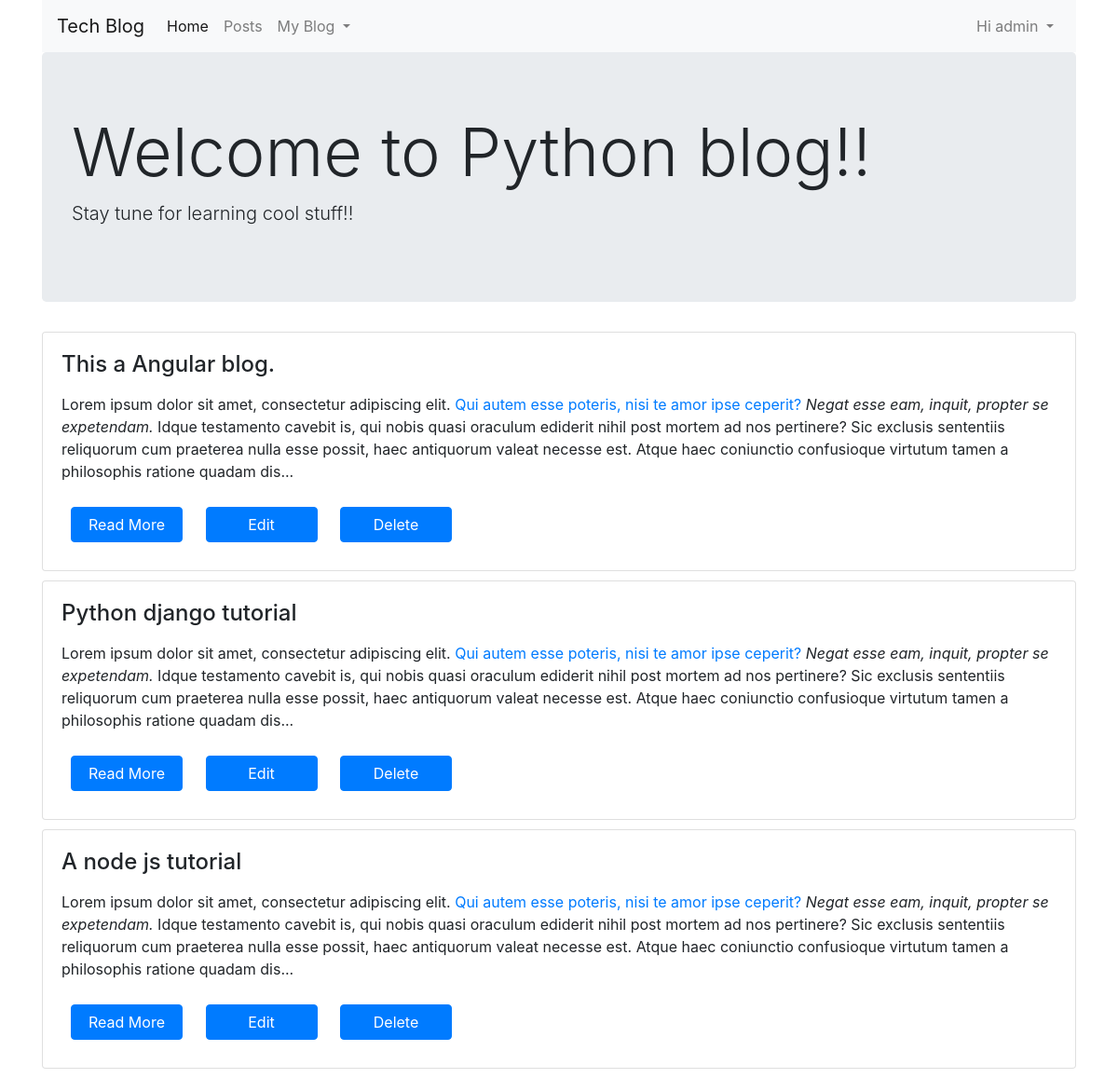
Page /post/my (signed in) on the earlier database version.
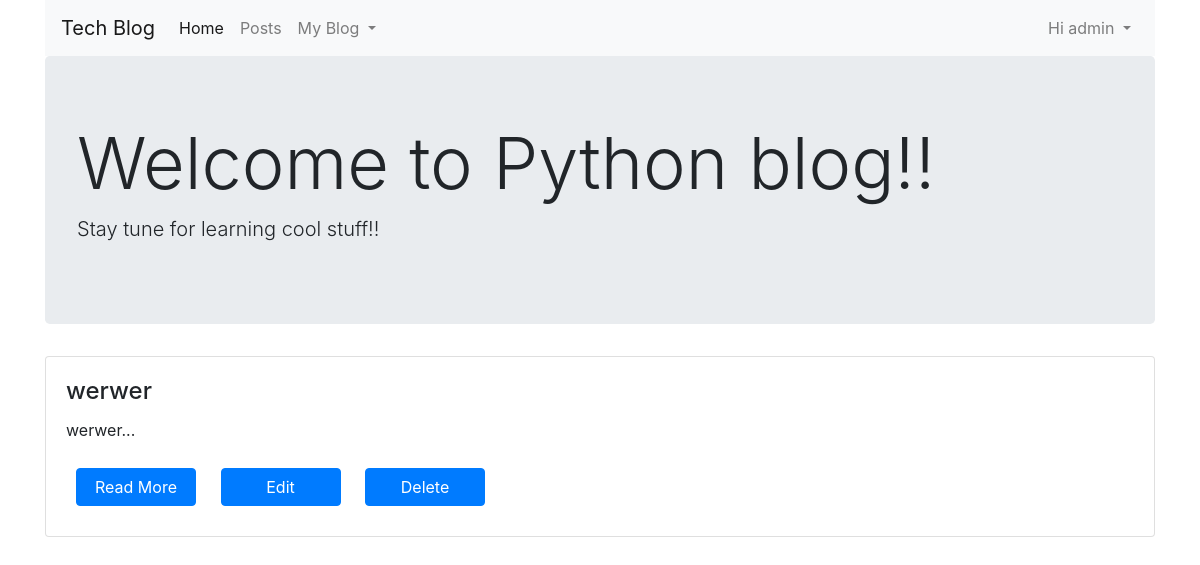
Same page on the later database version.
### blog/models.py (models this page shows, shortened)
class Post(models.Model):
    user = models.ForeignKey("auth.User", on_delete=models.CASCADE, default=1)
    slug = models.SlugField(max_length=300)
    title = models.CharField(max_length=50)
    approvals = models.BooleanField(default=True)
    content = models.TextField()

### blog/views.py (the view)
# urls.py: path('post/my', views.MyPostList.as_view(), name='myposts'),
class MyPostList(generic.ListView):
    template_name = 'blog/myposts.html'
    queryset = Post.objects.all()
    def get_context_data(self, **kwargs):
        context = super().get_context_data(**kwargs)
        context["posts"] = Post.objects.filter(user = self.request.user)
        return context

### templates/blog/myposts.html (shortened to what this page needs)
{% extends 'blog/home.html' %}
{% block block_content %}
{% for post in posts %}
<div class="card" style="margin-top:10px; margin-bottom:10px">
    <div class="card-body">
        <h4 class="card-title">{{post.title}}</h4>
        <p class="card-text">{{post.content|slice:"0:500"|safe}}...</p>
        <a name="" id="" style="width:120px; margin:10px" class="btn btn-primary" href="{%url 'post-detail' post.pk%}" role="button">Read More</a>
        <a name="" id="" style="width:120px; margin:10px" class="btn btn-primary" href="{%url 'updatepost' post.pk%}" role="button">Edit</a>
        <a name="" id="" style="width:120px; margin:10px" class="btn btn-primary" href="{%url 'post-detail' post.pk%}" role="button">Delete</a>
</div>
</div>
{% endfor %}
{% endblock  %}

Differences in the rows shown:
removed Post: title "This a Angular blog.", content "Lorem ipsum dolor sit amet, consectetur adipiscing elit. Qui autem esse poteris, nisi te amor ipse ceperit? Negat esse eam, inquit, propter se expetendam. Idque testamento cavebit is, qui nobis quasi oraculum ediderit nihil post mortem ad nos pertinere? Sic exclusis sententiis reliquorum cum praeterea nulla esse possit, haec antiquorum valeat necesse est. Atque haec coniunctio confusioque virtutum tamen a philosophis ratione quadam dis"
removed Post: title "Python django tutorial", content "Lorem ipsum dolor sit amet, consectetur adipiscing elit. Qui autem esse poteris, nisi te amor ipse ceperit? Negat esse eam, inquit, propter se expetendam. Idque testamento cavebit is, qui nobis quasi oraculum ediderit nihil post mortem ad nos pertinere? Sic exclusis sententiis reliquorum cum praeterea nulla esse possit, haec antiquorum valeat necesse est. Atque haec coniunctio confusioque virtutum tamen a philosophis ratione quadam dis"
removed Post: title "A node js tutorial", content "Lorem ipsum dolor sit amet, consectetur adipiscing elit. Qui autem esse poteris, nisi te amor ipse ceperit? Negat esse eam, inquit, propter se expetendam. Idque testamento cavebit is, qui nobis quasi oraculum ediderit nihil post mortem ad nos pertinere? Sic exclusis sententiis reliquorum cum praeterea nulla esse possit, haec antiquorum valeat necesse est. Atque haec coniunctio confusioque virtutum tamen a philosophis ratione quadam dis"
added Post: title "werwer", content "werwer"
